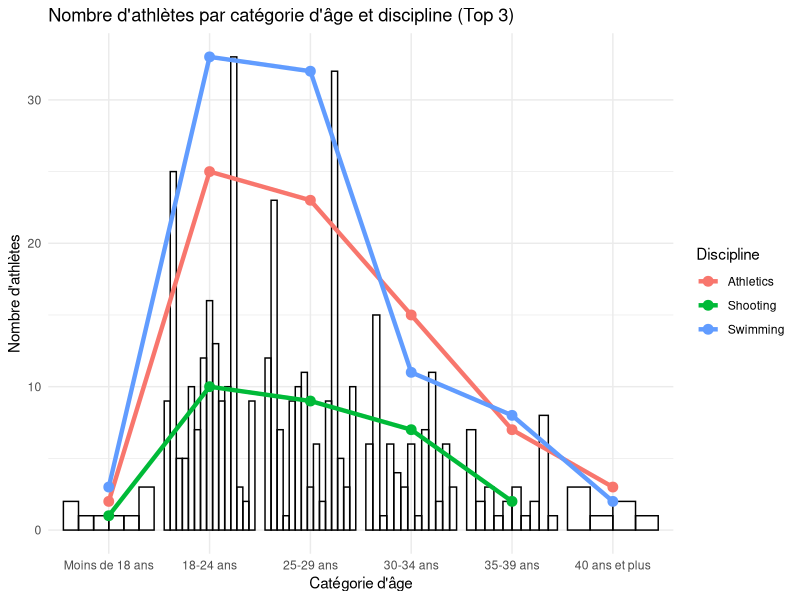
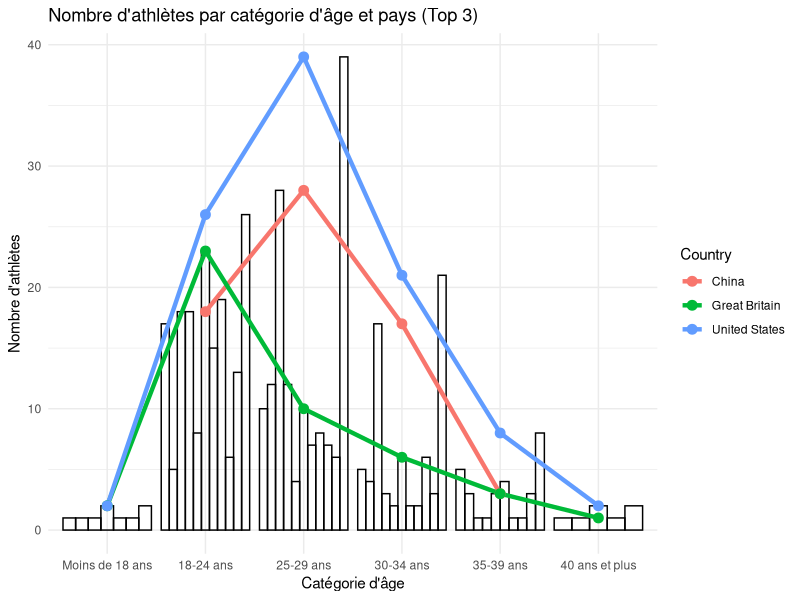

These figures' R source, in order:
# Installer et charger les packages nécessaires
#install.packages("readxl")
#install.packages("ggplot2")
#install.packages("dplyr")
# Charger les bibliothèques nécessaires
library(readxl)
library(ggplot2)
library(dplyr)

# Charger les données
data_athletes <- read_excel("Porjet_JO.xlsx", sheet = "Travail_athletes")
data_medailles <- read_excel("Porjet_JO.xlsx", sheet = "Travail_medailles")

# Créer des catégories d'âge
data_medailles <- data_medailles %>%
  mutate(Age_Category = factor(case_when(
    Age < 18 ~ "Moins de 18 ans",
    Age >= 18 & Age < 25 ~ "18-24 ans",
    Age >= 25 & Age < 30 ~ "25-29 ans",
    Age >= 30 & Age < 35 ~ "30-34 ans",
    Age >= 35 & Age < 40 ~ "35-39 ans",
    Age >= 40 ~ "40 ans et plus"
  ), levels = c("Moins de 18 ans", "18-24 ans", "25-29 ans", "30-34 ans", "35-39 ans", "40 ans et plus")))

# Filtrer les pays avec plus de 20 athlètes
country_counts <- data_medailles %>%
  group_by(Country) %>%
  summarise(n = n()) %>%
  filter(n > 20)

data_medailles_filtered <- data_medailles %>%
  filter(Country %in% country_counts$Country)

# Filtrer les disciplines avec plus de 20 athlètes
discipline_counts <- data_medailles %>%
  group_by(Discipline) %>%
  summarise(n = n()) %>%
  filter(n > 20)

data_medailles_filtered <- data_medailles_filtered %>%
  filter(Discipline %in% discipline_counts$Discipline)

# Calculer le nombre d'athlètes par catégorie et par pays
data_country <- data_medailles_filtered %>%
  count(Country, Age_Category)

# Calculer le nombre d'athlètes par catégorie et par discipline
data_discipline <- data_medailles_filtered %>%
  count(Discipline, Age_Category)

# Trouver les 3 disciplines avec le plus d'athlètes
top_disciplines <- data_discipline %>%
  group_by(Discipline) %>%
  summarise(Total_Athletes = sum(n)) %>%
  arrange(desc(Total_Athletes)) %>%
  slice_head(n = 3)  # Garder les 3 premiers

# Trouver les 3 pays avec le plus d'athlètes
top_pays <- data_medailles_filtered %>%
  group_by(Country) %>%
  summarise(Total_Athletes = n()) %>%
  arrange(desc(Total_Athletes)) %>%
  slice_head(n = 3)  # Garder les 3 premiers

print("Top 3 pays avec le plus d'athlètes :")
print(top_pays)

# Afficher dans le terminal
print("Top 3 disciplines avec le plus d'athlètes :")
print(top_disciplines)

# Création du graphique
ggplot(data_discipline, aes(x = Age_Category, y = n, group = Discipline, color = Discipline)) +
  geom_bar(stat = "identity", position = "dodge", fill = NA, color = "black") +  # Barres pour toutes les disciplines
  geom_line(data = data_discipline %>% filter(Discipline %in% top_disciplines$Discipline),  # Lignes seulement pour le top 3
            aes(group = Discipline), size = 1.5) +  
  geom_point(data = data_discipline %>% filter(Discipline %in% top_disciplines$Discipline),  # Points pour le top 3
             size = 3) +  
  theme_minimal() +
  labs(title = "Nombre d'athlètes par catégorie d'âge et discipline (Top 3)",
       x = "Catégorie d'âge", y = "Nombre d'athlètes")

# Graphique : Nombre d'athlètes par catégorie d'âge et pays (Top 3)
ggplot(data_country, aes(x = Age_Category, y = n, group = Country)) +
  geom_bar(stat = "identity", position = "dodge", fill = NA, color = "black") +  # Barres pour tous les pays
  geom_line(data = data_country %>% filter(Country %in% top_pays$Country),  # Lignes pour le top 3
            aes(y = n, color = Country), size = 1.5) +  
  geom_point(data = data_country %>% filter(Country %in% top_pays$Country),  # Points pour le top 3
             aes(y = n, color = Country), size = 3) +  
  theme_minimal() +
  labs(title = "Nombre d'athlètes par catégorie d'âge et pays (Top 3)",
       x = "Catégorie d'âge", y = "Nombre d'athlètes")
